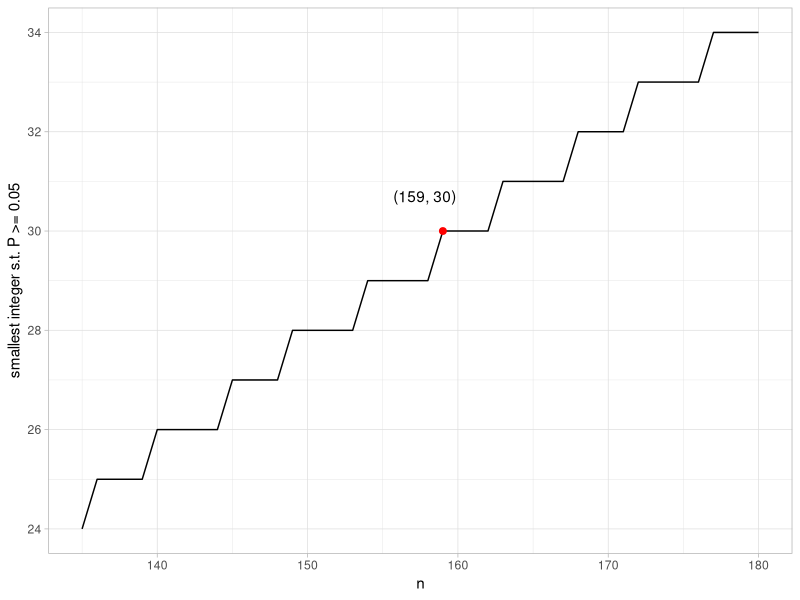
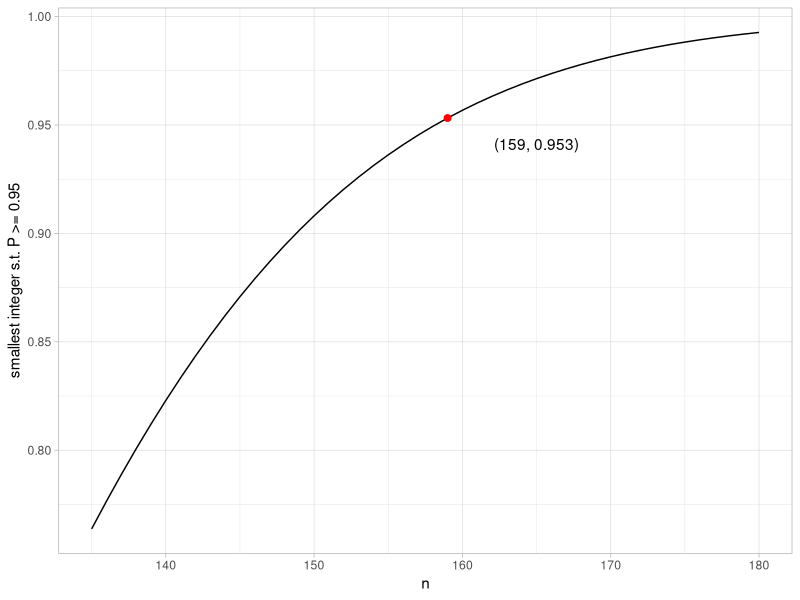

Write R code to recreate these figures, in order.

# Problem 3

r = c(5, 8, 12, 24, 32, 17, 16, 17, 19, 30)
d = c(11, 12, 15, 33, 45, 28, 16, 17, 19, 30)
c_r = c(rep(0, 6), rep(1, 4))
c_d = c(0, 0, 0, 1, 0, rep(1, 5))


data = data.frame('patient' = seq(1, 10), 
                  'relapse' = r, 
                  'relapse_c' = c_r, 
                  'death' = d,
                  'death_c' = c_d)

m1 = sum(1 - data$relapse_c)
k1 = sum(data$relapse_c)
T1 = sum(data$relapse * (1 - data$relapse_c))
U1 = sum(data$relapse * data$relapse_c)

m2 = sum(1 - data$death_c)
k2 = sum(data$death_c)
T2 = sum(data$death * (1 - data$death_c))
U2 = sum(data$death * data$death_c)

data = data[-c(7,8,9,10),]

m3 = sum(1 - data$death_c)
k3 = sum(data$death_c)
T3 = sum(data$death * (1 - data$death_c))
U3 = sum(data$death * data$death_c)

# Problem 4

library(ggplot2)

find_n = function(n){qpois(p = 0.05, lambda = 0.25 * n)}

n_list = seq(135, 180)
y_list = find_n(n_list)

ggplot() +
  geom_line(aes(y = y_list, x = n_list)) +
  geom_point(aes(y = 30, x = n_list[y_list == 30][1]),
             color='red', size = 2) + 
  annotate('text', x = n_list[y_list == 30][1] - 1.2, 
           y = 30.7, label='(159, 30)') + 
  theme_light() +
  labs(x = 'n', y = 'smallest integer s.t. P >= 0.05')

find_n = function(n){pgamma(q = 1, shape = 30, rate = 0.25 * n)}

n_list = seq(135, 180)
p_list = find_n(n_list)

ggplot() +
  geom_line(aes(y = p_list, x = n_list)) +
  geom_point(aes(y = p_list[p_list >= 0.95][1], x = n_list[p_list >= 0.95][1]),
             color = 'red', size = 2) + 
  annotate('text', x = n_list[p_list >= 0.95][1] + 6, 
           y = p_list[p_list >= 0.95][1] - 0.012, label='(159, 0.953)') + 
  theme_light() +
  labs(x = 'n', y = 'smallest integer s.t. P >= 0.95')
